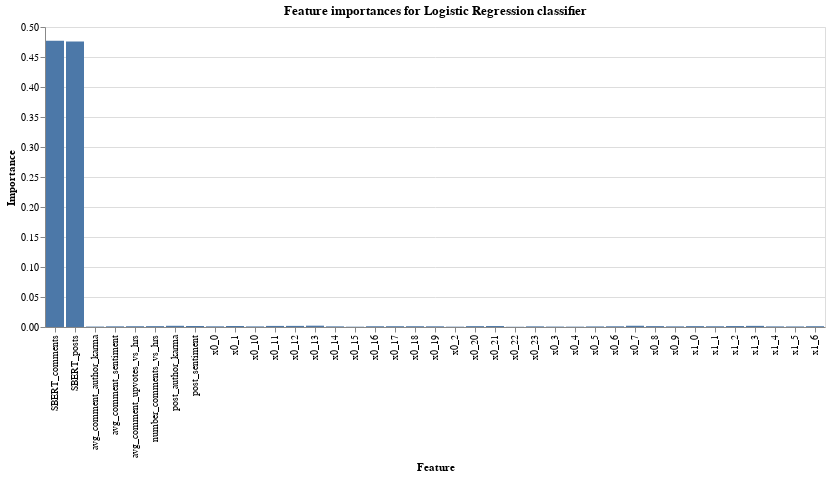

Notebook cell for this chart:
### Code cell
chart

### Figure 1 — Vega-Lite specification as saved in the notebook (floating-point values rounded to 4 significant figures)
{"config": {"view": {"continuousWidth": 400, "continuousHeight": 300}}, "data": {"name": "data-b2a7a3d6ca6d54cf91fb0a35d5567441"}, "mark": "bar", "encoding": {"x": {"type": "nominal", "field": "Feature"}, "y": {"type": "quantitative", "field": "Importance"}}, "title": "Feature importances for Logistic Regression classifier", "$schema": "https://vega.github.io/schema/vega-lite/v4.8.1.json", "datasets": {"data-b2a7a3d6ca6d54cf91fb0a35d5567441": [{"Feature": "post_author_karma", "Importance": 0.002002}, {"Feature": "number_comments_vs_hrs", "Importance": 0.001444}, {"Feature": "post_sentiment", "Importance": 0.001694}, {"Feature": "avg_comment_upvotes_vs_hrs", "Importance": 0.001289}, {"Feature": "avg_comment_author_karma", "Importance": 0.000709}, {"Feature": "avg_comment_sentiment", "Importance": 0.001092}, {"Feature": "x0_0", "Importance": 0.001134}, {"Feature": "x0_1", "Importance": 0.001685}, {"Feature": "x0_2", "Importance": 0.0005529}, {"Feature": "x0_3", "Importance": 0.0007074}, {"Feature": "x0_4", "Importance": 0.0006004}, {"Feature": "x0_5", "Importance": 0.0009661}, {"Feature": "x0_6", "Importance": 0.001191}, {"Feature": "x0_7", "Importance": 0.002068}, {"Feature": "x0_8", "Importance": 0.001476}, {"Feature": "x0_9", "Importance": 0.001071}, {"Feature": "x0_10", "Importance": 0.001006}, {"Feature": "x0_11", "Importance": 0.001803}, {"Feature": "x0_12", "Importance": 0.001859}, {"Feature": "x0_13", "Importance": 0.002193}, {"Feature": "x0_14", "Importance": 0.001061}, {"Feature": "x0_15", "Importance": 0.0005124}, {"Feature": "x0_16", "Importance": 0.00126}, {"Feature": "x0_17", "Importance": 0.001318}, {"Feature": "x0_18", "Importance": 0.001306}, {"Feature": "x0_19", "Importance": 0.001165}, {"Feature": "x0_20", "Importance": 0.001444}, {"Feature": "x0_21", "Importance": 0.001618}, {"Feature": "x0_22", "Importance": 0.0004013}, {"Feature": "x0_23", "Importance": 0.001089}, {"Feature": "x1_0", "Importance": 0.00146}, {"Feature": "x1_1", "Importance": 0.001245}, {"Feature": "x1_2", "Importance": 0.001588}, {"Feature": "x1_3", "Importance": 0.001881}, {"Feature": "x1_4", "Importance": 0.001014}, {"Feature": "x1_5", "Importance": 0.0009298}, {"Feature": "x1_6", "Importance": 0.00131}, {"Feature": "SBERT_posts", "Importance": 0.4757}, {"Feature": "SBERT_comments", "Importance": 0.4771}]}}
